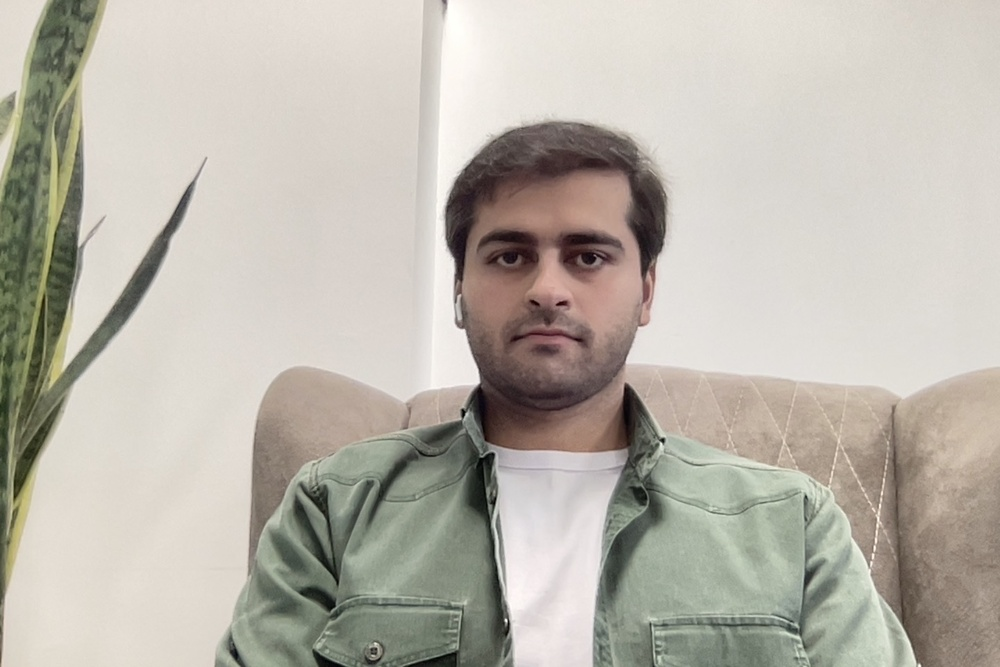
#> input picture 4.ImageProcessing/lesson_4_3_face_detection/input/sajjad.jpg, 1000 x 667 px, shrunk from 1440 x 960 before the run, found by its file name
$ python add_images_2.py
#> lines starting #> are read from the running program, lines starting #| are printed output that depends on the picture
import cv2
import numpy as np


image_sajjad = cv2.imread("input/sajjad.jpg")
#> image_sajjad is the input picture: shape (667, 1000, 3); mean B, G, R 171.8, 181.8, 186.7
image_lion = cv2.imread("input/lion.jpg")
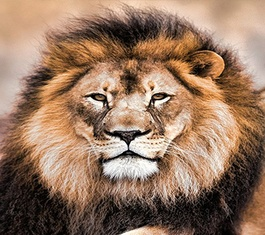
#> input picture 4.ImageProcessing/lesson_4_2_basic_operations/input/lion.jpg, 265 x 235 px, shrunk from 382 x 338 before the run
#> image_lion is the input picture: shape (235, 265, 3); mean B, G, R 96.5, 118.6, 149.7

image_sajjad = cv2.cvtColor(image_sajjad, cv2.COLOR_BGR2GRAY)
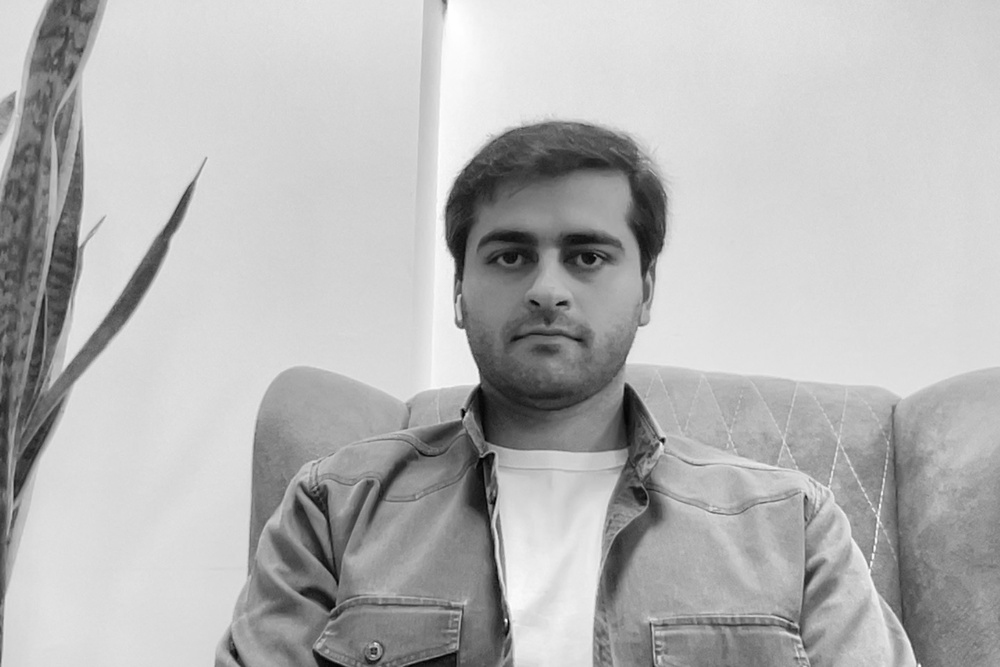
#> image_sajjad: shape (667, 1000); min 1, max 255, mean 182.1
image_lion = cv2.cvtColor(image_lion, cv2.COLOR_BGR2GRAY)
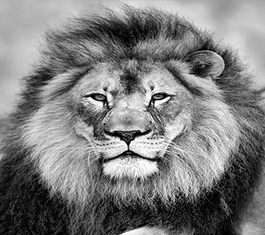
#> image_lion: shape (235, 265); min 0, max 255, mean 125.4

# result = image_sajjad + image_lion
# result = cv2.add(image_sajjad, image_lion)

image_sajjad = image_sajjad.astype(np.float32)
image_lion = image_lion.astype(np.float32)

#> (the run stopped early here; a loop or call above may not have finished)
